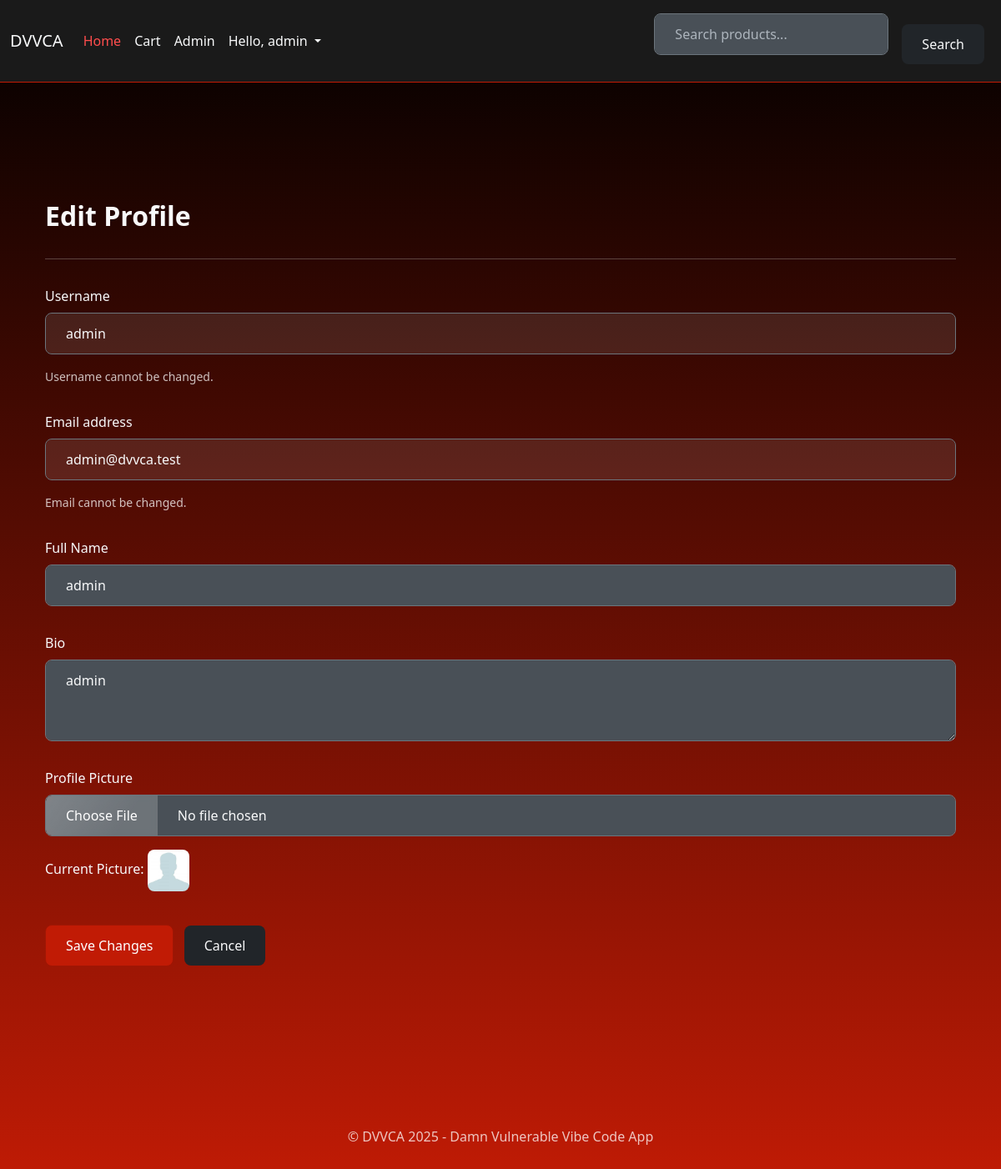
The app's page /profile/edit (signed in) with its own data.
### src/models/user.py (models this page shows, shortened)
class User(db.Model, UserMixin):
    id = db.Column(db.Integer, primary_key=True)
    username = db.Column(db.String(80), unique=True, nullable=False)
    email = db.Column(db.String(120), unique=True, nullable=False)
    password_hash = db.Column(db.String(256), nullable=False)
    role = db.Column(db.String(10), nullable=False, default="user")
    full_name = db.Column(db.String(100), nullable=True)
    bio = db.Column(db.Text, nullable=True)
    profile_picture = db.Column(db.String(255), nullable=True)
    created_at = db.Column(db.DateTime, default=datetime.datetime.utcnow)
    reviews = relationship("Review", back_populates="user", cascade="all, delete-orphan")
    cart_items = relationship("CartItem", back_populates="user", cascade="all, delete-orphan")
    orders = relationship("Order", back_populates="user", cascade="all, delete-orphan")
    browsing_history = relationship("BrowsingHistory", back_populates="user", cascade="all, delete-orphan")
    favorites = relationship("Favorite", back_populates="user", cascade="all, delete-orphan")
    @property
    def profile_pic_url(self):
        if self.profile_picture:
            return url_for("serve_profile_pic", filename=self.profile_picture)
        else:
            return url_for("static", filename="default_profile.png")

### src/routes/profile.py (the view, shortened to what this page needs)
@profile_bp.route("/edit", methods=["GET", "POST"])
@login_required
def edit_profile():
    user = User.query.get_or_404(current_user.id)
    return render_template("profile/edit.html", user=user)

### src/main.py (called while the page is built)
@login_manager.user_loader
def load_user(user_id):
    return User.query.get(int(user_id))

@app.before_request
def make_session_permanent():
    session.permanent = True

@app.context_processor
def inject_current_year():
    return {'current_year': datetime.datetime.now().year}

### src/templates/profile/edit.html (shortened to what this page needs)
{% extends "base.html" %}
{% block content %}
<div class="container mt-5">
    <h2>Edit Profile</h2>
    <hr>
    <form method="POST" enctype="multipart/form-data">
        <div class="mb-3">
            <label for="username" class="form-label">Username</label>
            <input type="text" class="form-control" id="username" name="username" value="{{ user.username }}" disabled>
            <div class="form-text">Username cannot be changed.</div>
        </div>
        <div class="mb-3">
            <label for="email" class="form-label">Email address</label>
            <input type="email" class="form-control" id="email" name="email" value="{{ user.email }}" disabled>
             <div class="form-text">Email cannot be changed.</div>
       </div>
        <div class="mb-3">
            <label for="full_name" class="form-label">Full Name</label>
            <input type="text" class="form-control" id="full_name" name="full_name" value="{{ user.full_name or '' }}">
        </div>
        <div class="mb-3">
            <label for="bio" class="form-label">Bio</label>
            <textarea class="form-control" id="bio" name="bio" rows="3">{{ user.bio or '' }}</textarea>
        </div>
        <div class="mb-3">
            <label for="profile_pic" class="form-label">Profile Picture</label>
            <input class="form-control" type="file" id="profile_pic" name="profile_pic" accept="image/*">
            {% if user.profile_pic_url %}
                <div class="mt-2">Current Picture: <img src="{{ user.profile_pic_url }}" alt="Current Profile Picture" style="max-height: 50px;" class="rounded"></div>
            {% endif %}
        </div>
        <button type="submit" class="btn btn-primary">Save Changes</button>
        <a href="{{ url_for("profile.view_profile") }}" class="btn btn-secondary">Cancel</a>
    </form>
</div>
{% endblock %}

### src/templates/base.html (shortened to what this page needs)
<!doctype html>
<html lang="en">
<head>
    <link rel="stylesheet" href="https://cdn.jsdelivr.net/npm/bootswatch@5.3.2/dist/quartz/bootstrap.min.css">
</head>
<body>
    <nav class="navbar navbar-expand-md navbar-dark fixed-top">
        <div class="container-fluid">
            <a class="navbar-brand" href="{{ url_for("shop.index") }}">DVVCA</a>
            <div class="collapse navbar-collapse" id="navbarsExampleDefault">
                <ul class="navbar-nav me-auto mb-2 mb-md-0">
                    <li class="nav-item">
                        <a class="nav-link active" aria-current="page" href="{{ url_for("shop.index") }}">Home</a>
                    </li>
                    <li class="nav-item">
                        <a class="nav-link" href="{{ url_for("shop.view_cart") }}">Cart</a>
                    </li>
                    {% if current_user.is_authenticated %}
                        {% if current_user.role == 'admin' %}
                        <li class="nav-item">
                            <a class="nav-link" href="{{ url_for("admin.dashboard") }}">Admin</a>
                        </li>
                        {% endif %}
                        <li class="nav-item dropdown">
                            <a class="nav-link dropdown-toggle" href="#" id="navbarDropdown" role="button" data-bs-toggle="dropdown" aria-expanded="false">
                                Hello, {{ current_user.username }}
                            </a>
                        </li>
                    {% endif %}
                </ul>
                <form class="d-flex align-items-center" action="{{ url_for("shop.search_products") }}" method="GET">
                    <input class="form-control me-2" type="search" placeholder="Search products..." aria-label="Search" name="q">
                    <button class="btn btn-secondary" type="submit">Search</button>
                </form>
            </div>
        </div>
    </nav>
    <main class="container">
        {% block content %}
        {% endblock %}
    </main>
    <footer class="container mt-5 text-center text-muted">
        <p>&copy; DVVCA {{ current_year }} - Damn Vulnerable Vibe Code App</p>
    </footer>
</body>
</html>

### src/templates/base.html (style rules this page uses)
body { padding-top: 5rem; background: linear-gradient(to bottom, #000000, #c11b05); background-attachment: fixed; color: #f8f9fa; min-height: 100vh; }
.navbar { background-color: #1a1a1a !important; border-bottom: 1px solid #c11b05; }
.navbar-brand, .nav-link, .dropdown-item { color: #f8f9fa !important; }
.nav-link.active { color: #ff4d4d !important; }
.container { padding-top: 2rem; padding-bottom: 2rem; }
.form-label { margin-bottom: 0.5rem; }
.form-control, .form-select { margin-bottom: 1rem; background-color: #495057; color: #f8f9fa; border-color: #6c757d; }
.form-control::placeholder { color: #adb5bd; }
.btn { margin-top: 0.5rem; margin-right: 0.5rem; transition: background-color 0.15s ease-in-out, border-color 0.15s ease-in-out, color 0.15s ease-in-out, box-shadow 0.15s ease-in-out; }
.btn-primary { background-color: #c11b05; border-color: #a01604; color: #ffffff; }
.btn-secondary { background-color: #212529; border-color: #343a40; color: #f8f9fa; }
a { color: #ff4d4d; text-decoration: none; }

### records on screen
User: username "admin", email "admin@dvvca.test", full_name "admin", bio "admin", profile_pic_url (picture)
